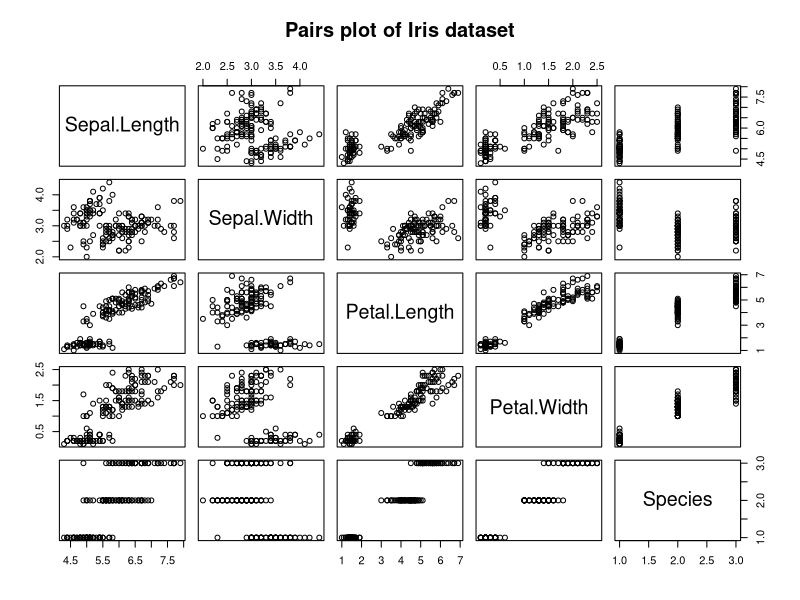
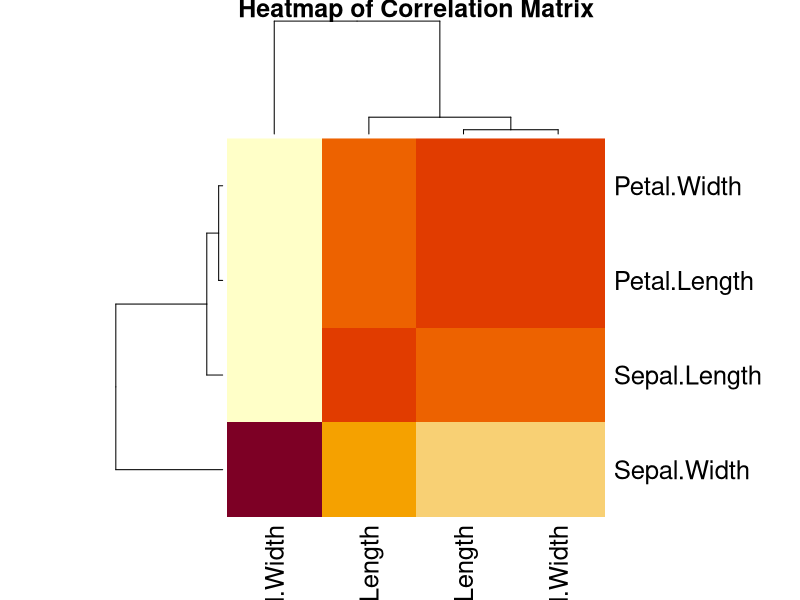
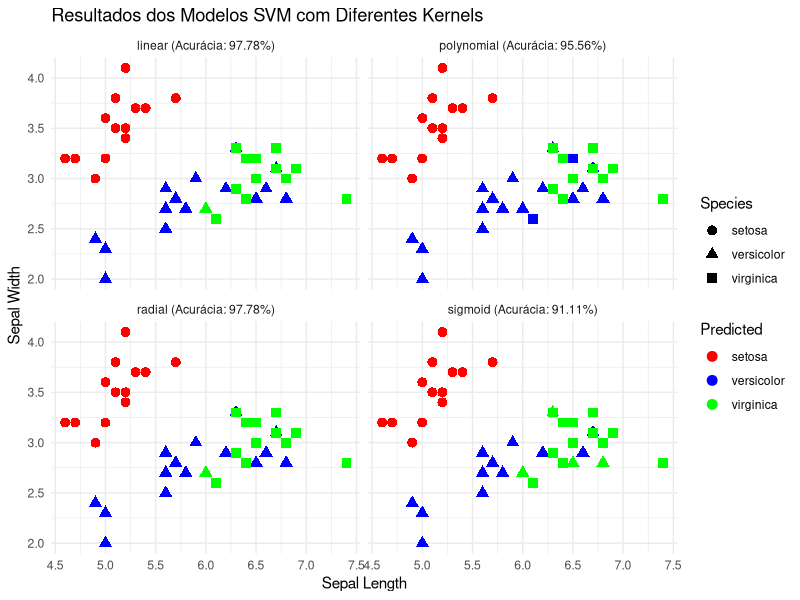

The R script that drew these images, in order:
# bibliotecas
library(e1071)
library(tidyr)
library(lattice)
library(ggplot2)
library(caret)

# dataset Iris
data(iris)

# eda
head(iris)
summary(iris)
str(iris)

# par de variáveis para ver as relações
pairs(iris, main = "Pairs plot of Iris dataset")

# matriz de correlação excluindo a coluna categórica
correlation_matrix <- cor(iris[, -5])
print(correlation_matrix)

# matriz de correlação usando um heatmap
heatmap(correlation_matrix, main = "Heatmap of Correlation Matrix")

# pre processamento
# divisão dos dados em treinamento e teste
set.seed(123)
train <- sample(nrow(iris), 0.7 * nrow(iris))
test <- setdiff(1:nrow(iris), train)

X_train <- iris[train, 1:4]
y_train <- iris[train, 5]

X_test <- iris[test, 1:4]
y_test <- iris[test, 5]

# escalar os dados
scaledData <- preProcess(X_train, method = c("center", "scale"))
X_train_scaled <- predict(scaledData, X_train)
X_test_scaled <- predict(scaledData, X_test)

# kernels
kernels <- c("linear", "polynomial", "radial", "sigmoid")

# df para armazenar os resultados
results <- data.frame()

# df para armazenar as métricas de desempenho
metrics <- data.frame(Kernel = character(), Accuracy = numeric(), Precision = numeric(), Recall = numeric(), F1 = numeric(), Sensitivity = numeric(), Specificity = numeric(), stringsAsFactors = FALSE)

# classificador svm
# Loop para treinar e avaliar o modelo com diferentes kernels
for (kernel in kernels) {
  # treinar modelo
  svmModel <- svm(y_train ~ ., data = data.frame(X_train_scaled, y_train), kernel = kernel)
  
  # previsões
  predictions <- predict(svmModel, X_test_scaled, type = "response")
  
  # desempenho do modelo
  confusion <- confusionMatrix(predictions, y_test)
  accuracy <- confusion$overall['Accuracy']
  
  # precisão, recall e F1-score para cada classe e tirar a média
  precision <- mean(confusion$byClass[, "Pos Pred Value"], na.rm = TRUE)
  recall <- mean(confusion$byClass[, "Sensitivity"], na.rm = TRUE)
  f1 <- mean(2 * (precision * recall) / (precision + recall), na.rm = TRUE)
  
  # média ponderada de sensibilidade e especificidade
  sensitivity <- mean(confusion$byClass[, "Sensitivity"], na.rm = TRUE)
  specificity <- mean(confusion$byClass[, "Specificity"], na.rm = TRUE)
  
  # persistir métricas
  metrics <- rbind(metrics, data.frame(Kernel = kernel, Accuracy = accuracy, Precision = precision, Recall = recall, F1 = f1, Sensitivity = sensitivity, Specificity = specificity))
  
  # df para os resultados
  temp_results <- data.frame(X_test, Species = y_test, Predicted = predictions, Kernel = kernel, Accuracy = accuracy)
  results <- rbind(results, temp_results)
}

# redefinir os nomes das linhas do df metrics
row.names(metrics) <- NULL

# coluna com títulos das facetas incluindo a acurácia
results$FacetTitle <- paste(results$Kernel, sprintf("(Acurácia: %.2f%%)", results$Accuracy * 100))

# resultados usando ggplot2
ggplot(results, aes(x = Sepal.Length, y = Sepal.Width, color = Predicted, shape = Species)) +
  geom_point(size = 3) +
  facet_wrap(~ FacetTitle) +
  labs(title = "Resultados dos Modelos SVM com Diferentes Kernels",
       x = "Sepal Length",
       y = "Sepal Width") +
  theme_minimal() +
  scale_color_manual(values = c("setosa" = "red", "versicolor" = "blue", "virginica" = "green"))

# relatório das métricas de desempenho
print(metrics)
